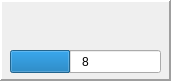
   <widget class="QFrame" name="frame_2">
    <property name="geometry">
     <rect>
      <x>390</x>
      <y>120</y>
      <width>171</width>
      <height>81</height>
     </rect>
    </property>
    <property name="frameShape">
     <enum>QFrame::Panel</enum>
    </property>
    <property name="frameShadow">
     <enum>QFrame::Raised</enum>
    </property>
    <property name="lineWidth">
     <number>2</number>
    </property>
    <widget class="QLabel" name="arcanemissile1">
     <property name="geometry">
      <rect>
       <x>10</x>
       <y>10</y>
       <width>32</width>
       <height>32</height>
      </rect>
     </property>
     <property name="text">
      <string/>
     </property>
     <property name="pixmap">
      <pixmap resource="res.qrc">:/arcaneMissile.png</pixmap>
     </property>
     <property name="scaledContents">
      <bool>true</bool>
     </property>
    </widget>
    <widget class="QLabel" name="arcanemissile2">
     <property name="geometry">
      <rect>
       <x>50</x>
       <y>10</y>
       <width>32</width>
       <height>32</height>
      </rect>
     </property>
     <property name="text">
      <string/>
     </property>
     <property name="pixmap">
      <pixmap resource="res.qrc">:/arcaneMissile.png</pixmap>
     </property>
     <property name="scaledContents">
      <bool>true</bool>
     </property>
    </widget>
    <widget class="QProgressBar" name="am_progressBar">
     <property name="geometry">
      <rect>
       <x>10</x>
       <y>50</y>
       <width>151</width>
       <height>23</height>
      </rect>
     </property>
     <property name="maximum">
      <number>20</number>
     </property>
     <property name="value">
      <number>8</number>
     </property>
     <property name="alignment">
      <set>Qt::AlignJustify|Qt::AlignVCenter</set>
     </property>
     <property name="textVisible">
      <bool>true</bool>
     </property>
     <property name="orientation">
      <enum>Qt::Horizontal</enum>
     </property>
     <property name="invertedAppearance">
      <bool>false</bool>
     </property>
     <property name="textDirection">
      <enum>QProgressBar::BottomToTop</enum>
     </property>
     <property name="format">
      <string>%v</string>
     </property>
    </widget>
    <widget class="QLabel" name="arcanemissile3">
     <property name="geometry">
      <rect>
       <x>90</x>
       <y>10</y>
       <width>32</width>
       <height>32</height>
      </rect>
     </property>
     <property name="text">
      <string/>
     </property>
     <property name="pixmap">
      <pixmap resource="res.qrc">:/arcaneMissile.png</pixmap>
     </property>
     <property name="scaledContents">
      <bool>true</bool>
     </property>
    </widget>
   </widget>
